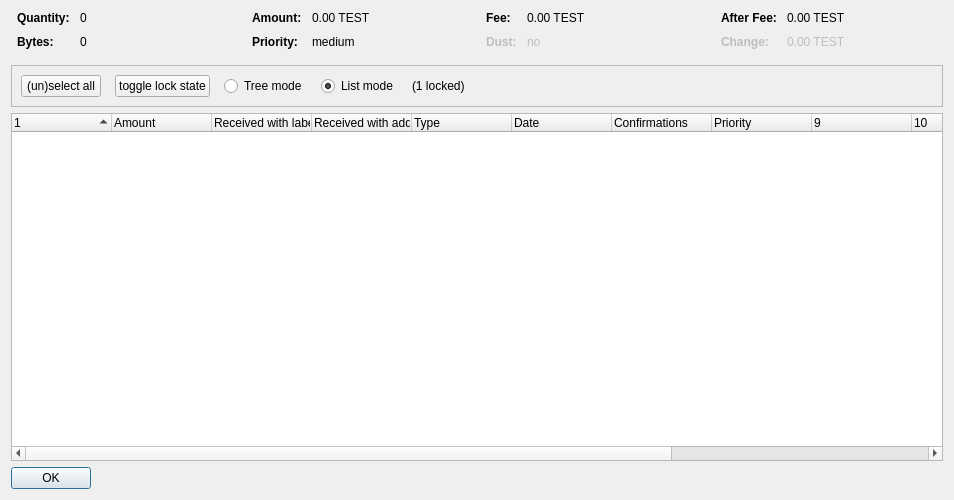
<?xml version="1.0" encoding="UTF-8"?>
<ui version="4.0">
 <class>CoinControlDialog</class>
 <widget class="QDialog" name="CoinControlDialog">
  <property name="geometry">
   <rect>
    <x>0</x>
    <y>0</y>
    <width>954</width>
    <height>500</height>
   </rect>
  </property>
  <property name="windowTitle">
   <string>Coin Selection</string>
  </property>
  <layout class="QVBoxLayout" name="verticalLayout">
   <item>
    <layout class="QHBoxLayout" name="horizontalLayoutTop" stretch="0,0,0,0">
     <property name="topMargin">
      <number>0</number>
     </property>
     <property name="bottomMargin">
      <number>10</number>
     </property>
     <item>
      <layout class="QFormLayout" name="formLayoutCoinControl1">
       <property name="horizontalSpacing">
        <number>10</number>
       </property>
       <property name="verticalSpacing">
        <number>10</number>
       </property>
       <property name="leftMargin">
        <number>6</number>
       </property>
       <property name="rightMargin">
        <number>6</number>
       </property>
       <item row="0" column="0">
        <widget class="QLabel" name="labelCoinControlQuantityText">
         <property name="font">
          <font>
           <weight>75</weight>
           <bold>true</bold>
          </font>
         </property>
         <property name="text">
          <string>Quantity:</string>
         </property>
        </widget>
       </item>
       <item row="0" column="1">
        <widget class="QLabel" name="labelCoinControlQuantity">
         <property name="cursor">
          <cursorShape>IBeamCursor</cursorShape>
         </property>
         <property name="contextMenuPolicy">
          <enum>Qt::ActionsContextMenu</enum>
         </property>
         <property name="text">
          <string notr="true">0</string>
         </property>
         <property name="textInteractionFlags">
          <set>Qt::LinksAccessibleByMouse|Qt::TextSelectableByKeyboard|Qt::TextSelectableByMouse</set>
         </property>
        </widget>
       </item>
       <item row="1" column="0">
        <widget class="QLabel" name="labelCoinControlBytesText">
         <property name="font">
          <font>
           <weight>75</weight>
           <bold>true</bold>
          </font>
         </property>
         <property name="text">
          <string>Bytes:</string>
         </property>
        </widget>
       </item>
       <item row="1" column="1">
        <widget class="QLabel" name="labelCoinControlBytes">
         <property name="cursor">
          <cursorShape>IBeamCursor</cursorShape>
         </property>
         <property name="contextMenuPolicy">
          <enum>Qt::ActionsContextMenu</enum>
         </property>
         <property name="text">
          <string notr="true">0</string>
         </property>
         <property name="textInteractionFlags">
          <set>Qt::LinksAccessibleByMouse|Qt::TextSelectableByKeyboard|Qt::TextSelectableByMouse</set>
         </property>
        </widget>
       </item>
      </layout>
     </item>
     <item>
      <layout class="QFormLayout" name="formLayoutCoinControl2">
       <property name="horizontalSpacing">
        <number>10</number>
       </property>
       <property name="verticalSpacing">
        <number>10</number>
       </property>
       <property name="leftMargin">
        <number>6</number>
       </property>
       <property name="rightMargin">
        <number>6</number>
       </property>
       <item row="0" column="0">
        <widget class="QLabel" name="labelCoinControlAmountText">
         <property name="font">
          <font>
           <weight>75</weight>
           <bold>true</bold>
          </font>
         </property>
         <property name="text">
          <string>Amount:</string>
         </property>
        </widget>
       </item>
       <item row="0" column="1">
        <widget class="QLabel" name="labelCoinControlAmount">
         <property name="cursor">
          <cursorShape>IBeamCursor</cursorShape>
         </property>
         <property name="contextMenuPolicy">
          <enum>Qt::ActionsContextMenu</enum>
         </property>
         <property name="text">
          <string notr="true">0.00 TEST</string>
         </property>
         <property name="textInteractionFlags">
          <set>Qt::LinksAccessibleByMouse|Qt::TextSelectableByKeyboard|Qt::TextSelectableByMouse</set>
         </property>
        </widget>
       </item>
       <item row="1" column="0">
        <widget class="QLabel" name="labelCoinControlPriorityText">
         <property name="font">
          <font>
           <weight>75</weight>
           <bold>true</bold>
          </font>
         </property>
         <property name="text">
          <string>Priority:</string>
         </property>
        </widget>
       </item>
       <item row="1" column="1">
        <widget class="QLabel" name="labelCoinControlPriority">
         <property name="cursor">
          <cursorShape>IBeamCursor</cursorShape>
         </property>
         <property name="contextMenuPolicy">
          <enum>Qt::ActionsContextMenu</enum>
         </property>
         <property name="text">
          <string>medium</string>
         </property>
         <property name="textInteractionFlags">
          <set>Qt::LinksAccessibleByMouse|Qt::TextSelectableByKeyboard|Qt::TextSelectableByMouse</set>
         </property>
        </widget>
       </item>
      </layout>
     </item>
     <item>
      <layout class="QFormLayout" name="formLayoutCoinControl3">
       <property name="horizontalSpacing">
        <number>10</number>
       </property>
       <property name="verticalSpacing">
        <number>10</number>
       </property>
       <property name="leftMargin">
        <number>6</number>
       </property>
       <property name="rightMargin">
        <number>6</number>
       </property>
       <item row="0" column="0">
        <widget class="QLabel" name="labelCoinControlFeeText">
         <property name="font">
          <font>
           <weight>75</weight>
           <bold>true</bold>
          </font>
         </property>
         <property name="text">
          <string>Fee:</string>
         </property>
        </widget>
       </item>
       <item row="0" column="1">
        <widget class="QLabel" name="labelCoinControlFee">
         <property name="cursor">
          <cursorShape>IBeamCursor</cursorShape>
         </property>
         <property name="contextMenuPolicy">
          <enum>Qt::ActionsContextMenu</enum>
         </property>
         <property name="text">
          <string notr="true">0.00 TEST</string>
         </property>
         <property name="textInteractionFlags">
          <set>Qt::LinksAccessibleByMouse|Qt::TextSelectableByKeyboard|Qt::TextSelectableByMouse</set>
         </property>
        </widget>
       </item>
       <item row="1" column="0">
        <widget class="QLabel" name="labelCoinControlLowOutputText">
         <property name="enabled">
          <bool>false</bool>
         </property>
         <property name="font">
          <font>
           <weight>75</weight>
           <bold>true</bold>
          </font>
         </property>
         <property name="text">
          <string>Dust:</string>
         </property>
        </widget>
       </item>
       <item row="1" column="1">
        <widget class="QLabel" name="labelCoinControlLowOutput">
         <property name="enabled">
          <bool>false</bool>
         </property>
         <property name="cursor">
          <cursorShape>IBeamCursor</cursorShape>
         </property>
         <property name="contextMenuPolicy">
          <enum>Qt::ActionsContextMenu</enum>
         </property>
         <property name="text">
          <string>no</string>
         </property>
         <property name="textInteractionFlags">
          <set>Qt::LinksAccessibleByMouse|Qt::TextSelectableByKeyboard|Qt::TextSelectableByMouse</set>
         </property>
        </widget>
       </item>
      </layout>
     </item>
     <item>
      <layout class="QFormLayout" name="formLayoutCoinControl4">
       <property name="horizontalSpacing">
        <number>10</number>
       </property>
       <property name="verticalSpacing">
        <number>10</number>
       </property>
       <property name="leftMargin">
        <number>6</number>
       </property>
       <property name="rightMargin">
        <number>6</number>
       </property>
       <item row="0" column="0">
        <widget class="QLabel" name="labelCoinControlAfterFeeText">
         <property name="font">
          <font>
           <weight>75</weight>
           <bold>true</bold>
          </font>
         </property>
         <property name="text">
          <string>After Fee:</string>
         </property>
        </widget>
       </item>
       <item row="0" column="1">
        <widget class="QLabel" name="labelCoinControlAfterFee">
         <property name="cursor">
          <cursorShape>IBeamCursor</cursorShape>
         </property>
         <property name="contextMenuPolicy">
          <enum>Qt::ActionsContextMenu</enum>
         </property>
         <property name="text">
          <string notr="true">0.00 TEST</string>
         </property>
         <property name="textInteractionFlags">
          <set>Qt::LinksAccessibleByMouse|Qt::TextSelectableByKeyboard|Qt::TextSelectableByMouse</set>
         </property>
        </widget>
       </item>
       <item row="1" column="0">
        <widget class="QLabel" name="labelCoinControlChangeText">
         <property name="enabled">
          <bool>false</bool>
         </property>
         <property name="font">
          <font>
           <weight>75</weight>
           <bold>true</bold>
          </font>
         </property>
         <property name="text">
          <string>Change:</string>
         </property>
        </widget>
       </item>
       <item row="1" column="1">
        <widget class="QLabel" name="labelCoinControlChange">
         <property name="enabled">
          <bool>false</bool>
         </property>
         <property name="cursor">
          <cursorShape>IBeamCursor</cursorShape>
         </property>
         <property name="contextMenuPolicy">
          <enum>Qt::ActionsContextMenu</enum>
         </property>
         <property name="text">
          <string notr="true">0.00 TEST</string>
         </property>
         <property name="textInteractionFlags">
          <set>Qt::LinksAccessibleByMouse|Qt::TextSelectableByKeyboard|Qt::TextSelectableByMouse</set>
         </property>
        </widget>
       </item>
      </layout>
     </item>
    </layout>
   </item>
   <item>
    <widget class="QFrame" name="frame">
     <property name="minimumSize">
      <size>
       <width>0</width>
       <height>40</height>
      </size>
     </property>
     <property name="frameShape">
      <enum>QFrame::StyledPanel</enum>
     </property>
     <property name="frameShadow">
      <enum>QFrame::Sunken</enum>
     </property>
     <layout class="QHBoxLayout" name="horizontalLayout">
      <item>
       <layout class="QHBoxLayout" name="horizontalLayoutPanel" stretch="0,0,0,0,0,0">
        <property name="spacing">
         <number>14</number>
        </property>
        <item>
         <widget class="QPushButton" name="pushButtonSelectAll">
          <property name="sizePolicy">
           <sizepolicy hsizetype="Maximum" vsizetype="Fixed">
            <horstretch>0</horstretch>
            <verstretch>0</verstretch>
           </sizepolicy>
          </property>
          <property name="text">
           <string>(un)select all</string>
          </property>
          <property name="autoDefault">
           <bool>false</bool>
          </property>
         </widget>
        </item>
        <item>
         <widget class="QPushButton" name="pushButtonToggleLock">
          <property name="sizePolicy">
           <sizepolicy hsizetype="Maximum" vsizetype="Fixed">
            <horstretch>0</horstretch>
            <verstretch>0</verstretch>
           </sizepolicy>
          </property>
          <property name="text">
           <string>toggle lock state</string>
          </property>
          <property name="autoDefault">
           <bool>false</bool>
          </property>
         </widget>
        </item>
        <item>
         <widget class="QRadioButton" name="radioTreeMode">
          <property name="sizePolicy">
           <sizepolicy hsizetype="Maximum" vsizetype="Fixed">
            <horstretch>0</horstretch>
            <verstretch>0</verstretch>
           </sizepolicy>
          </property>
          <property name="text">
           <string>Tree mode</string>
          </property>
         </widget>
        </item>
        <item>
         <widget class="QRadioButton" name="radioListMode">
          <property name="sizePolicy">
           <sizepolicy hsizetype="Maximum" vsizetype="Fixed">
            <horstretch>0</horstretch>
            <verstretch>0</verstretch>
           </sizepolicy>
          </property>
          <property name="text">
           <string>List mode</string>
          </property>
          <property name="checked">
           <bool>true</bool>
          </property>
         </widget>
        </item>
        <item>
         <widget class="QLabel" name="labelLocked">
          <property name="text">
           <string>(1 locked)</string>
          </property>
         </widget>
        </item>
        <item>
         <spacer name="horizontalSpacer">
          <property name="orientation">
           <enum>Qt::Horizontal</enum>
          </property>
          <property name="sizeHint" stdset="0">
           <size>
            <width>40</width>
            <height>20</height>
           </size>
          </property>
         </spacer>
        </item>
       </layout>
      </item>
     </layout>
    </widget>
   </item>
   <item>
    <widget class="CoinControlTreeWidget" name="treeWidget">
     <property name="contextMenuPolicy">
      <enum>Qt::CustomContextMenu</enum>
     </property>
     <property name="sortingEnabled">
      <bool>false</bool>
     </property>
     <property name="columnCount">
      <number>13</number>
     </property>
     <attribute name="headerShowSortIndicator" stdset="0">
      <bool>true</bool>
     </attribute>
     <attribute name="headerStretchLastSection">
      <bool>false</bool>
     </attribute>
     <column>
      <property name="text">
       <string/>
      </property>
     </column>
     <column>
      <property name="text">
       <string>Amount</string>
      </property>
     </column>
     <column>
      <property name="text">
       <string>Received with label</string>
      </property>
     </column>
     <column>
      <property name="text">
       <string>Received with address</string>
      </property>
     </column>
     <column>
      <property name="text">
	<string>Type</string>
      </property>
     </column>
     <column>
      <property name="text">	 
       <string>Date</string>
      </property>
     </column>
     <column>
      <property name="text">
       <string>Confirmations</string>
      </property>
      <property name="toolTip">
       <string>Confirmed</string>
      </property>
     </column>
     <column>
      <property name="text">
       <string>Priority</string>
      </property>
     </column>
     <column>
      <property name="text">
       <string/>
      </property>
     </column>
     <column>
      <property name="text">
       <string/>
      </property>
     </column>
     <column>
      <property name="text">
       <string/>
      </property>
     </column>
     <column>
      <property name="text">
       <string/>
      </property>
     </column>
     <column>
      <property name="text">
       <string/>
      </property>
     </column>
    </widget>
   </item>
   <item>
    <widget class="QDialogButtonBox" name="buttonBox">
     <property name="sizePolicy">
      <sizepolicy hsizetype="Maximum" vsizetype="Fixed">
       <horstretch>0</horstretch>
       <verstretch>0</verstretch>
      </sizepolicy>
     </property>
     <property name="orientation">
      <enum>Qt::Horizontal</enum>
     </property>
     <property name="standardButtons">
      <set>QDialogButtonBox::Ok</set>
     </property>
    </widget>
   </item>
  </layout>
 </widget>
 <customwidgets>
  <customwidget>
   <class>CoinControlTreeWidget</class>
   <extends>QTreeWidget</extends>
   <header>coincontroltreewidget.h</header>
  </customwidget>
 </customwidgets>
 <resources/>
 <connections/>
</ui>
